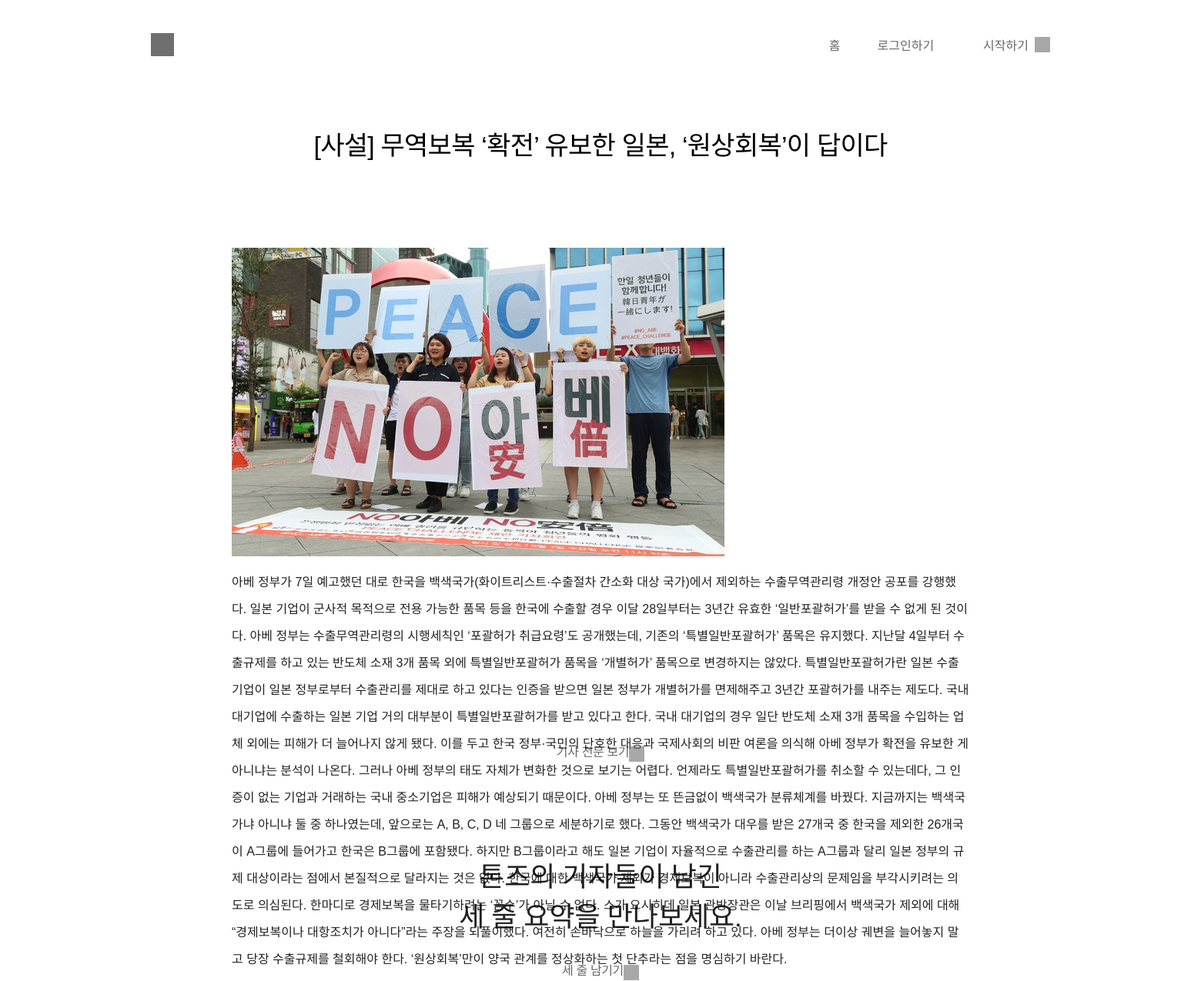
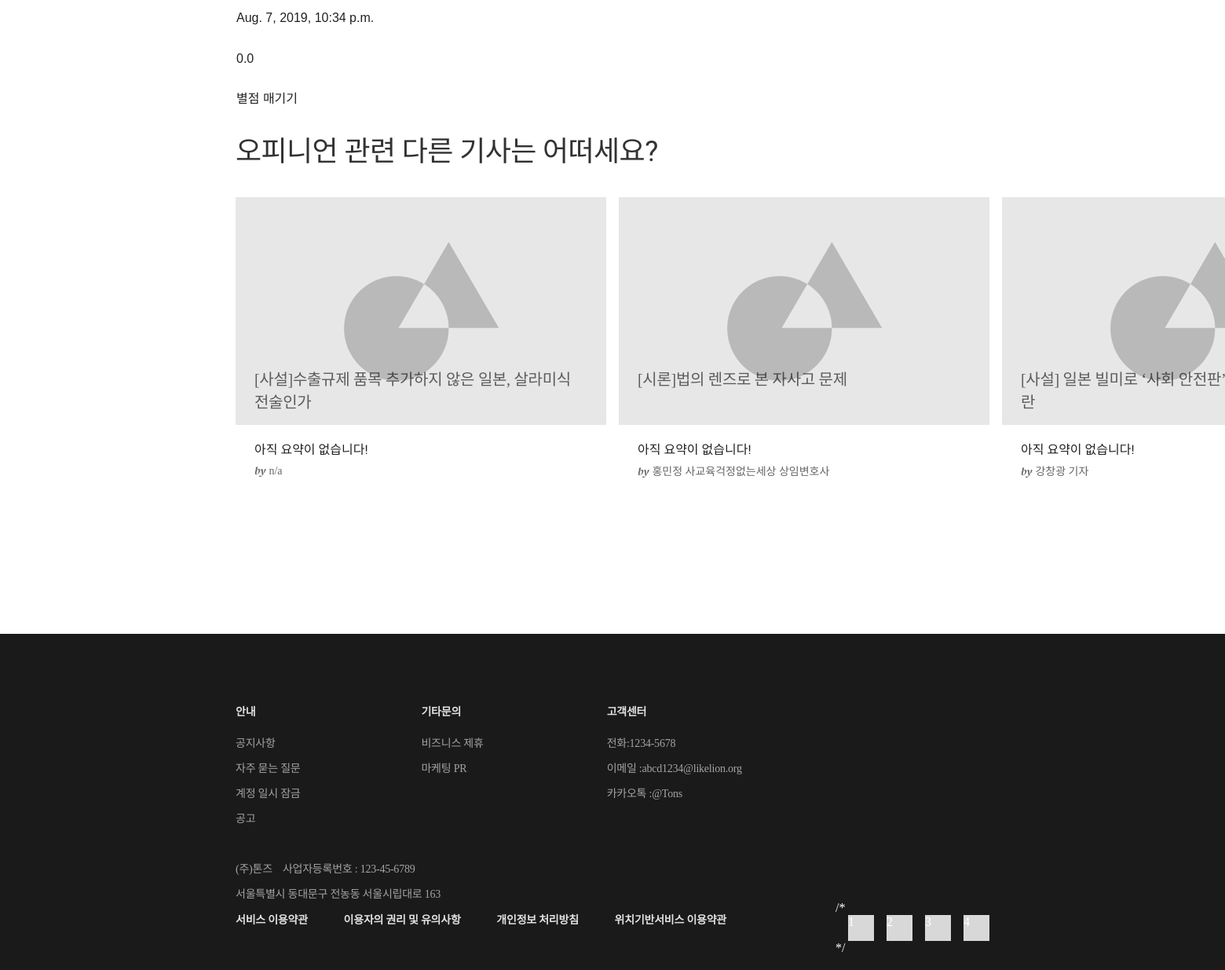
Page /article/3/ on the committed database (2 pictures, top to bottom).
### article/models.py (models this page shows, shortened)
class Article(models.Model):
    title = models.CharField(max_length=200)
    writer = models.CharField(max_length=50)
    pub_date = models.DateTimeField(auto_now_add=False)
    category = models.ForeignKey(Category, on_delete=models.SET_NULL, null = True)
    content = models.TextField()
    original = models.TextField()
    stars = models.FloatField(default=0)
    photo = models.ImageField(upload_to="media\img", null=True, blank=True)
    thumbnail = ThumbnailerImageField(upload_to='article', blank=True)
    stars_count = models.PositiveIntegerField(default=0)
    class Meta:
        ordering = ['-stars']

### category/models.py (models this page shows, shortened)
class Category(models.Model):
    name = models.TextField(max_length=10,default='')
    class Meta:
        verbose_name_plural = "Categories"

### article/views.py (the view)
# urls.py: path('<int:article_id>/', views.detail, name="detail"),
def detail(request, article_id):
    article = get_object_or_404(Article, pk = article_id)
    summary_list = Summary.objects.filter(belongsto_article=article)
    other_articles = []
    best_summ_list = dict()
    for other in Article.objects.filter(category=article.category):
        if other != article:
            other_articles.append(other)
        try:
            best_summ_list[other.id] = Summary.objects.filter(belongsto_article=other.id).latest('obj_count')
        except: #요약이 하나도 없을 경우
            best_summ_list[other.id] = '아직 요약이 없습니다!'
    context = {
        'article':article,
        'summary_list':summary_list,
        'best_summ_list':best_summ_list,
        'other_articles':other_articles,
    }
    return render(request,"article/article_detail.html", context)

### article/templates/article/article_detail.html (shortened to what this page needs)
﻿﻿{% extends 'base.html' %}
{% load staticfiles %}
{% load thumbnail %}
{% block css %}
<link rel="stylesheet" href="{%static 'css/article_detail.css'%}">
{% endblock css %}
{% block contents %}
    <div class="article_wrapper">
        <div class="article_title">{{article.title}}</div>
        <div class="article_body">
            {% if article.photo %}
                <div class="article_photo">
                    <img src="{{ article.photo.url }}">
                </div>
            {% endif %}
            <div class="article_text">
                <p>{{article.content}}</p>
                <p>{{article.pub_date}}</p>
                <p>{{article.stars}}</p>
                {% if user.is_active %}
                    <a href="{% url 'article:stars' article.id %}">별점 매기기</a>
                {% else %}
                    <a href="{% url 'accounts:login'%}">별점 매기기</a>
                {% endif %}
            </div>
        </div>
        <div class="lines">
            <div class="category_text">기사 전문 보기<div class="square"
                    style=" width: 20px;   height: 20px;   background-color: #6f6f6f;"></div>
            </div>
        </div>
    </div>
    <div class="wrapper2">
        <div class="middle_contents_container">
            <div class="category_container">
                <div class="category_title_1"> 톤즈의 기자들이 남긴</div>
                <div class="category_title_1"> 세 줄 요약을 만나보세요.</div>
                <div class="lines">
                    <div class="category_text">
                    {% if user.is_active %}
                    <a href="{% url 'article:summary' article.id %}">세 줄 남기기</a>
                    {% else %}
                    <a href="{% url 'accounts:login'%}">세 줄 남기기</a>
                    {% endif %}
                    <div class="square" style=" width: 20px;   height: 20px;   background-color: #6f6f6f;"></div>
                    </div>
                </div>
            </div>
            <ul class="category_article">
            </ul>
        </div>
    </div>
    <div class="card_container_wrapper">
        <div class="headline">
            <div class="headline_2">{{article.category.name}} 관련 다른 기사는 어떠세요?</div>
        </div>
        <div class="card_container">
            <ul>
                {% for other in other_articles%}
                <li>
                    <a href="{% url 'article:detail' other.id%}">
                        <div class="image_container"><img src="{% static 'img/test_image.png' %}" alt="">
                            <div class="article_title">
                                {{other.title}}
                            </div>
                        </div>
                        <div class="text">
                            {% for key, value in best_summ_list.items %}
                            {% if key == other.id %}
                            <div class="line_1">{{ value }}</div>
                            {% endif %}
                            {% endfor %}
                        </div>
                        <div id="writer">
                            <span class="by">by</span>
                            <span class="name">{{other.writer}}</span></div>
                    </a>
                </li>
                {% endfor %}
            </ul>
        </div>
    </div>
{% endblock contents %}

### static/css/home.css (style rules this page uses)
body { margin: 0; overflow-x: hidden; }
ul { padding: 0; margin: 0; }
li { list-style: none; }
a { text-decoration: none; color: #000000; }
.text { width: 424px; }
.line_1, .line_2, .line_3 { font-family: 'Song Myung', serif; font-size: 1rem; color: #000000; text-align: left; opacity: 0.87; height: 20px; overflow: hidden; }
#writer { margin-left: 24px; }
#writer .by { opacity: 0.6; font-family: 'DM Serif Display', serif; font-style: italic; font-size: 14px; letter-spacing: 0; }
#writer .name { opacity: 0.6; font-family: 'Noto Sans KR', serif; font-size: 14px; color: #000000; letter-spacing: 0; }
.card_container_wrapper { width: 960px; margin: 0 auto; padding-bottom: 88px; position: relative; }
.card_container ul { display: flex; flex-direction: row; overflow: visible; }
.card_container li { width: 472px; height: 468px; margin-right: 16px; background: #FFFFFF; box-shadow: 2px 4px 12px 0 rgba(0, 0, 0, 0.08); }
.card_container .image_container { position: relative; }
.card_container .article_title { position: absolute; bottom: 0; left: 0; width: 424px; margin-left: 24px; margin-right: 24px; margin-bottom: 24px; font-family: 'Noto Sans KR', serif; font-size: 20px; color: #000000; letter-spacing: -0.3px; text-align: left; opacity: 0.6; }
.card_container .text { margin-left: 24px; margin-right: 24px; margin-top: 18px; margin-bottom: 10px; }
.middle_contents_container { padding-top: 80px; padding-bottom: 8px; }
.category_container { display: flex; flex-direction: column; align-items: center; }
.category_title_1 { opacity: 0.87; font-family: 'Song Myung', serif; font-size: 18px; color: #000000; letter-spacing: -0.3px; }
.category_article { padding-top: 48px; width: 723px; margin: 0 auto; }

### static/css/footer.css (style rules this page uses)
body { margin: 0; overflow-x: hidden; }
ul { padding: 0; margin: 0; }
li { list-style: none; }
a { text-decoration: none; color: #000000; }

### static/css/article_detail.css (style rules this page uses)
.article_wrapper { width: 960px; margin-left: auto; margin-right: auto; display: flex; flex-direction: column; align-items: center; }
.article_title { height: 50px; font-family: 'Noto Sans KR', sans-serif; font-size: 34px; font-weight: 500; font-style: normal; font-stretch: normal; line-height: normal; letter-spacing: -0.76px; color: #000000; margin-top: 64px; margin-bottom: 110px; }
.article_body { width: 958px; height: 608px; }
.article_text { opacity: 0.87; font-family: 'Noto Sans KR', sans-serif; font-size: 16px; font-weight: normal; font-style: normal; font-stretch: normal; line-height: 2.19; letter-spacing: normal; color: #000000; }
.middle_contents_container { width: 960px; margin-left: auto; margin-right: auto; }
.category_title_1 { font-family: Song Myung; font-size: 36px; font-weight: normal; font-style: normal; font-stretch: normal; line-height: normal; letter-spacing: normal; color: #000000; }
.lines { margin: 40px; }
.lines:after { content: ""; display: block; clear: both }
.lines div { float: right; width: auto }
.square { margin-left: 8px; }
.category_text { opacity: 0.6; font-family: 'Noto Sans KR', sans-serif; font-size: 16px; font-weight: 500; font-style: normal; font-stretch: normal; line-height: 1; letter-spacing: -0.36px; text-align: center; color: #000000; }
.square { margin: 0; float:left; width: 50% }
.headline { margin-top: 80px; margin-bottom: 40px; }
.headline_2 { opacity: 0.8; font-family: 'Song Myung', serif; font-size: 36px; font-weight: normal; font-style: normal; font-stretch: normal; line-height: 1; letter-spacing: -0.6px; }
.card_container li { box-shadow: none; }

### rows in the picture
Article: title "[사설] 무역보복 ‘확전’ 유보한 일본, ‘원상회복’이 답이다", photo (picture), content "아베 정부가 7일 예고했던 대로 한국을 백색국가(화이트리스트·수출절차 간소화 대상 국가)에서 제외하는 수출무역관리령 개정안 공포를 강행했다. 일본 기업이 군사적 목적으로 전용 가능한 품목 등을 한국에 수출할 경우 이달 28일부터는 3년간 유효한 ‘일반포괄허가’를 받을 수 없게 된 것이다. 아베 정부는 수출무역관리령의 시행세칙인 ‘포괄허가 취급요령’도 공개했는데, 기존의 ‘특별일반포괄허가’ 품목은 유지했다. 지난달 4일부터 수출규제를 하고 있는 반도체 소재 3개 품목 외에 특별일반포괄허가 품목을 ‘개별허가’ 품목으로 변경하지는 않았다. 특별일반포괄허가란 일본 수출기업이 일본 정부로부터 수출관리를 제대로 하고 있다는 인증을 받으면 일본 정부가 개별허가를 면제해주고 3년간 포괄허가를 내주는 제도다. 국내 대기업에 수출하는 일본 기업 거의 대부분이 특별일반포괄허가를 받고 있다고 한다. 국내 대기업의 경우 일단 반도체 소재 3개 품목을 수입하는 업체 외에는 피해가 더 늘어나지 않게 됐다. 이를 두고 한국 정부·국민의 단호한 대응과 국제사회의 비판 여론을 의식해 아베 정부가 확전을 유보한 게 아니냐는 분석이 나온다. 그러나 아베 정부의 태도 자체가 변화한 것으로 보기는 어렵다. 언제라도 특별일반포괄허가를 취소할 수 있는데다, 그 인증이 없는 기업과 거래하는 국내 중소기업은 피해가 예상되기 때문이다. 아베 정부는 또 뜬금없이 백색국가 분류체계를…", pub_date "Aug. 7, 2019, 10:34 p.m.", stars "0.0", category.name "오피니언"
Article: title "[사설]수출규제 품목 추가하지 않은 일본, 살라미식 전술인가", best_summ_list "아직 요약이 없습니다!", writer "n/a"
Article: title "[시론]법의 렌즈로 본 자사고 문제", best_summ_list "아직 요약이 없습니다!", writer "홍민정 사교육걱정없는세상 상임변호사"
Article: title "[사설] 일본 빌미로 ‘사회 안전판’…", best_summ_list "아직 요약이 없습니다!", writer "강창광 기자"
